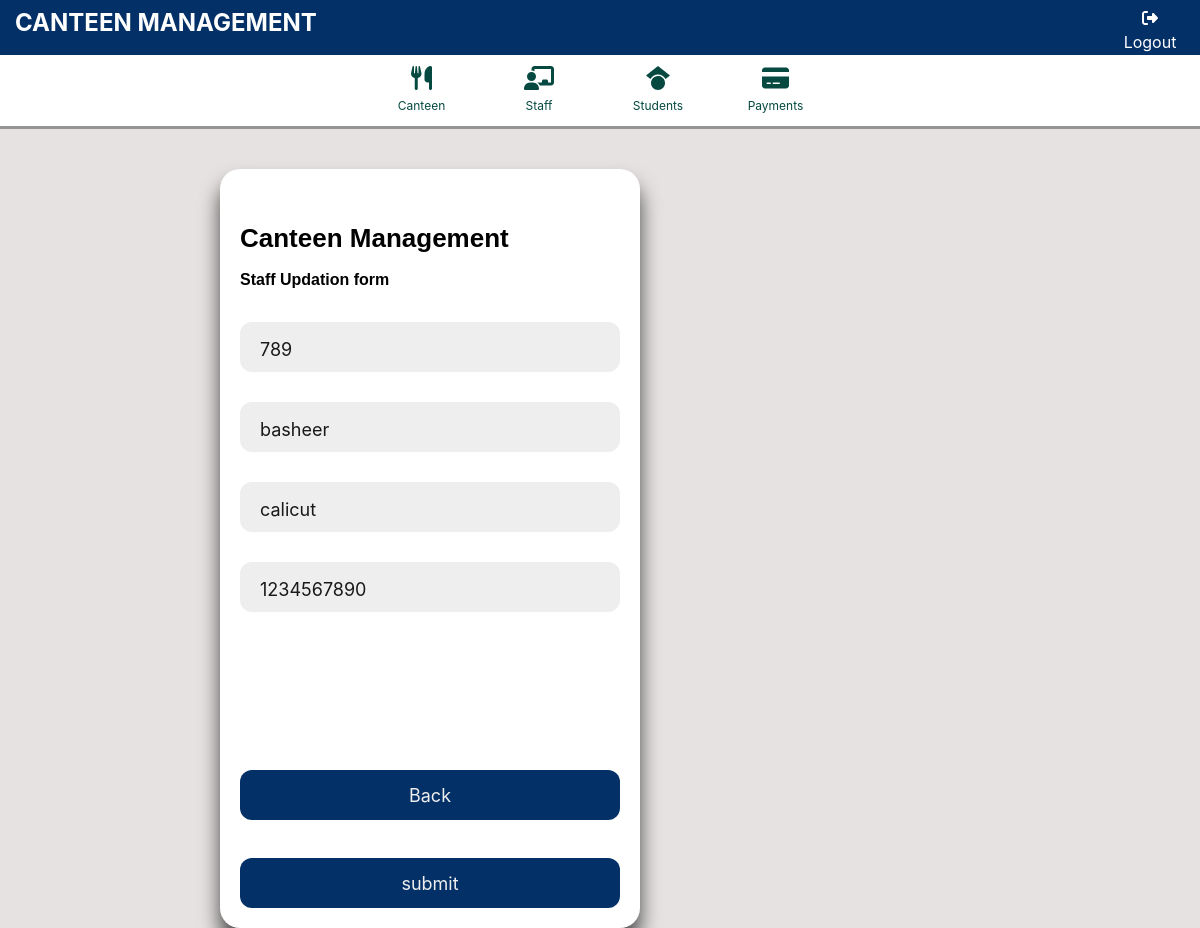
Screenshot of /staff/1/update/ with the database file from the repository.
### appcanteen3/models.py (models this page shows, shortened)
class StaffProfile(models.Model):
    USER_TYPE_STAFF = 'staff'
    user = models.OneToOneField(CustomUser, on_delete=models.CASCADE)
    user_type = models.CharField(max_length=50, default=USER_TYPE_STAFF)
    staff_id = models.CharField(max_length=10,unique='True',null=True,blank=True)
    staff_name = models.CharField(max_length=50, default='',null=True,blank=True)
    staff_place = models.CharField(max_length=50, default='',null=True,blank=True)
    status = models.CharField(max_length=20,default='ACTIVE',null=True,blank=True)
    is_active =models.BooleanField(default=True,null=True,blank=True)
    created_at =models.DateTimeField(auto_now_add=True,null=True,blank=True)
    updates_at =models.DateTimeField(auto_now=True,null=True,blank=True)

class CustomUser(AbstractUser):
    otp=models.CharField(max_length=20,null=True,blank=True)
    phoneno=models.CharField(max_length=20,null=True,blank=True)
    status = models.CharField(max_length=20,null=True,default='ACTIVE',blank=True)
    is_active =models.BooleanField(default=True,null=True,blank=True)
    created_at =models.DateTimeField(auto_now_add=True,null=True,blank=True)
    updates_at =models.DateTimeField(auto_now=True,null=True,blank=True)

### appcanteen3/views.py (the view, shortened to what this page needs)
# urls.py: path('staff/<int:pk>/update/', StaffUpdateView.as_view(), name='staff_update'),
class StaffUpdateView(UpdateView):
    model = StaffProfile
    template_name = 'staff_update.html'
    form_class = StaffProfileFormUpdate
    success_url = reverse_lazy('admin_staff')

### appcanteen3/forms.py (shortened to what this page needs)
class StaffProfileFormUpdate(forms.ModelForm):
    custom_phoneno = forms.CharField(max_length=20, required=True)
    class Meta:
        model = StaffProfile
        fields = ['staff_id','staff_name', 'staff_place']

### templates/staff_update.html (shortened to what this page needs)
{% extends "base.html" %}
{% block content %}
<form method="post" id="update-form">
        <div class="form1" >
            <div class="title">Canteen Management</div>
            <div class="subtitle">Staff Updation form</div>
            <div class="input-container  ">
              <input placeholder="Staff Id" type="text" class="input" id="staff_id" name="staff_id" value="{{ form.instance.staff_id }}" required>
            </div>
            <div class="input-container ic">
              <input placeholder="Name" type="text" class="input" id="staff_name" name="staff_name" value="{{ form.instance.staff_name }}" required>
            </div>
            <div class="input-container ic">
              <input placeholder="Place" type="text" class="input" id="staff_place" name="staff_place" value="{{ form.instance.staff_place }}" required>
            </div>
                                    <div class="input-container  ">
                <input placeholder="Phone No" type="text" class="input" id="custom_phoneno" name="{{ form.custom_phoneno.name }}" value="{{ form.instance.user.phoneno}}">
              </div>
            <br>
        <br>
        <br>
        <br>
        <br>
            <a href="{% url 'admin_staff' %}"><button class="submit" type="button">Back</button></a>
            <button class="submit" id="submit-btn" type="submit">submit</button>
          </div>
    </form>
{% endblock %}

### templates/staff_update.html (style rules this page uses)
body { display: flex; justify-content: center; background-color: #e6e2e2; }
.form1 { margin-top: 169px; margin-right: 560px; background-color: #fff; border-radius: 20px; box-sizing: border-box; height:auto; padding: 20px; width: 420px; box-shadow: 0 15px 20px rgba(0, 0, 0, 0.7); }
.title { color: #000; font-family: sans-serif; font-size: 26px; font-weight: 600; margin-top: 30px; }
.subtitle { color: #000; font-family: sans-serif; font-size: 16px; font-weight: 600; margin-top: 10px; }
.input-container { height: 50px; position: relative; width: 100%; margin-top: 30px; }
.input { background-color: #eee; border-radius: 12px; border: 0; box-sizing: border-box; color: #1a1919; font-size: 18px; height: 100%; outline: 0; padding: 4px 20px 0; width: 100%; }
.submit { border-radius: 0.25rem; transition: color .15s ease-in-out,background-color .15s ease-in-out,border-color .15s ease-in-out,box-shadow .15s ease-in-out; border-color: #007bff; background-color: #033067; border-radius: 12px; border: 0; box-sizing: border-box; color: #eee; cursor: pointer; font-size: 18px; height: 50px; margin-top: 38px; text-align: center; width: 100%; }

### rows the page displays
StaffProfile: staff_id "789", staff_name "basheer", staff_place "calicut", custom_phoneno "1234567890"
